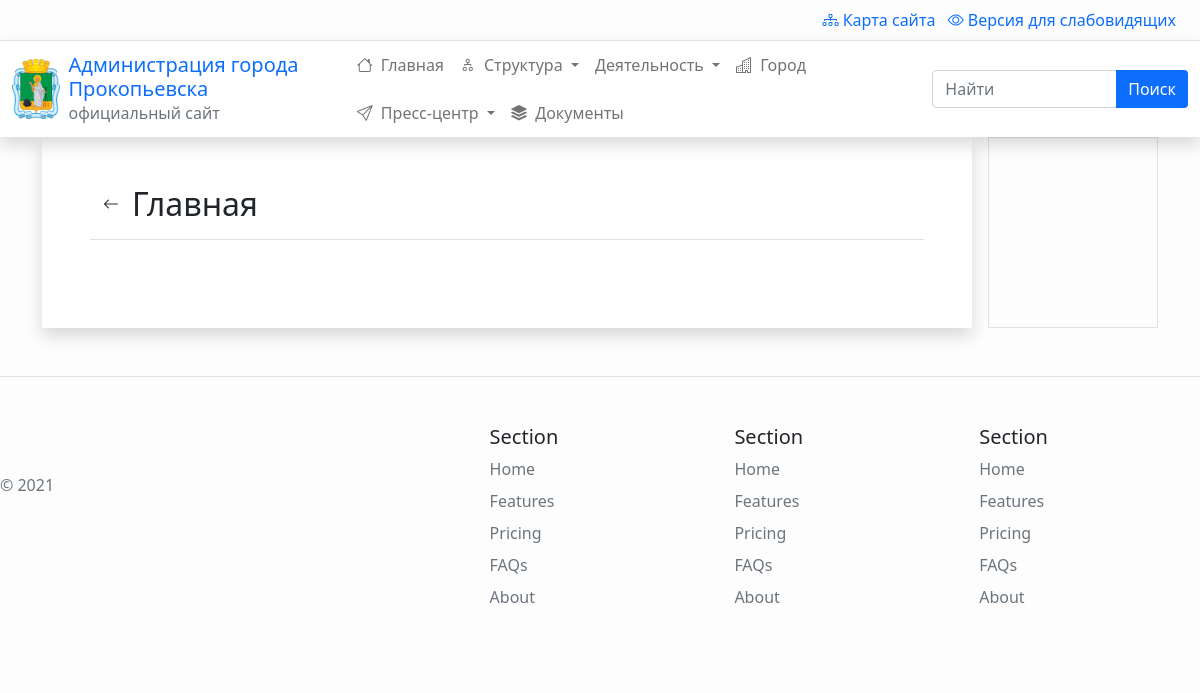
/home/, run on the app's committed database.
### menus/models.py (models this page shows, shortened)
class Menu(models.Model):
    title = models.CharField(max_length=100, verbose_name="Название")
    alias = models.SlugField(blank=True, unique=True,
                             max_length=100, help_text="Краткое название транслитом через тире (пример: 'kratkoe-nazvanie-translitom'). Чем короче тем лучше. Для автоматического заполнения - оставьте пустым.")
    parent = models.ForeignKey(
        'Menu', on_delete=models.CASCADE, blank=True, null=True, verbose_name="Родитель")
    order = models.PositiveSmallIntegerField(default=0, blank=True, null=True)
    level = models.PositiveSmallIntegerField(default=1, blank=True, null=True)
    url = models.CharField(max_length=1000, default='', blank=True, null=True)
    is_published = models.BooleanField(default=True, verbose_name="Опубликовано")
    is_fixed = models.BooleanField(default=False, verbose_name="Зафиксировать дочерние пункты меню?",
                                   help_text="Если отмечено - дочерние пункты меню не будут раскрываться, если не отмечено -  будут.")
    icon = models.CharField(max_length=32, default="", blank=True, verbose_name="Иконка", help_text="Необязательно. Названия брать <a href='https://icons.getbootstrap.com/' target='_blank'>отсюда.</a>")
    short_description = models.CharField(max_length=100, blank=True,
        verbose_name="Краткое описание", help_text="Краткое описание содержимого меню")
    description = RichTextUploadingField(verbose_name="Описание", blank=True)
    debug_info = models.TextField(default="", blank=True, null=True)
    def get_subitems(parent=None, maxlevel=None):
        if parent:
            if maxlevel:
                if parent.level >= maxlevel:
                    return None
            items = Menu.objects.filter(parent_id=parent.id, is_published=True)
        else:
            items = Menu.objects.filter(level=1, is_published=True)
        if len(items) == 0:
            return None
        result = []
        for item in items:
            result.append(
                {
                    'item': item,
                    'url': item.url,
                    'subitems': item.get_subitems(maxlevel=maxlevel)
                }
            )
        return result
    class Meta:
        ordering = ['parent_id', 'order']

### menus/views.py (the view, shortened to what this page needs)
# urls.py: path('', views.menus, name='index' ),
def menus(request, section=None, *args, **kwargs):
    unknown_slugs = []
    bc_items = [(section.title, section.alias)]
    current_menu = section
    menus = Menu.objects.filter(parent_id=current_menu.id)
    context = {
        'section':section,
        'bc_items': bc_items,
        'page': current_menu,
        'menus': menus,
    }
    return content_views.render_content(request, context, unknown_slugs)

### app/templatetags/breadcrumbs.py (called while the page is built)
@register.inclusion_tag('app/breadcrumbs.html')
def breadcrumbs(bc_items:dict):
    url_chain = ''
    breadcrumbs_items = {'Главная':''}
    breadcrumbs_items.update(bc_items)
    for key, value in breadcrumbs_items.items():
        url_chain += value + '/'
        breadcrumbs_items[key] = url_chain
    context = {
        'breadcrumbs_items' : breadcrumbs_items
    }
    return context

### content/views.py (called while the page is built)
def render_content(request, context, unknown_slugs=None):
    if unknown_slugs:
        for slug in unknown_slugs:
            content = get_content_if_exists(slug)
            if content:
                context['bc_items'].append((content.title, slug))
            else:
                raise Http404('Контент не найден')
        context['page'] = content
        context['contents'] = get_content(from_slug=slug)
    else:
        context['contents'] = get_content(from_menu_id=context['page'].id)
    return render(request, 'content/content.html', context)

### menus/templatetags/render_menubar.py (called while the page is built)
@register.inclusion_tag('menus/menubar.html')
def render_menubar(maxlevel=2):
    context = {}
    context['menu_tree'] = Menu.get_subitems(parent=None, maxlevel=maxlevel)
    return context

### content/templates/content/content.html
{% extends 'menus/component.html' %}

### menus/templates/menus/menubar.html (shortened to what this page needs)
{% if menu_tree|length > 0 %}
<ul class="navbar-nav d-flex flex-wrap mr-auto mb-2 mb-lg-0 ms-auto">
    {% for level_1 in menu_tree %}
    <li class="nav-item
        {% if level_1.subitems != None %}
            dropdown
        {% endif %}
    ">
        {% if level_1.subitems != None %}
        <a class="nav-link dropdown-toggle" data-bs-auto-close="outside" aria-expanded="false" href="{{level_1.url}}">
        {% else %}
        <a class="nav-link" aria-current="page" href="{{level_1.url}}">
        {% endif %}
            {% if level_1.item.icon %}
            <i class="bi bi-{{level_1.item.icon}}"></i>
            {% endif %}
            {{level_1.item.title }}
        </a>
    </li>
    {% endfor %}
</ul>
{% endif%}

### menus/templates/menus/menus.html (shortened to what this page needs)
<div class="container">
  <div class="row g-0 mb-3">
    <div class="col-md-10 me-3 shadow">
      <div id="content" class='p-5'>
        {% if not from_module %}
          <button id="back" type="button" class="btn float-start">
            <i class="bi bi-arrow-left"></i>
          </button>
        {% endif %}
        <h2 id="content-title" class="border-bottom mb-4 pb-3">{{ page.title }}</h2>
      </div>
    </div>
    <div id="right-side" class="col border">
    </div>
  </div>
</div>

### app/static/app/css/custom.css (style rules this page uses)
body { background: #fdfdfd; }
#content { background-color: #fff; }
header .navbar-nav { line-height: 2rem; }
header .navbar-nav .nav-item a { white-space: nowrap; }
header .navbar-nav .nav-item a i { margin-right: 4px; }

### data on the page
Menu: item "Главная", title "Главная"
Menu: item "Структура"
Menu: item "Деятельность"
Menu: item "Город"
Menu: item "Пресс-центр"
Menu: item "Документы"
